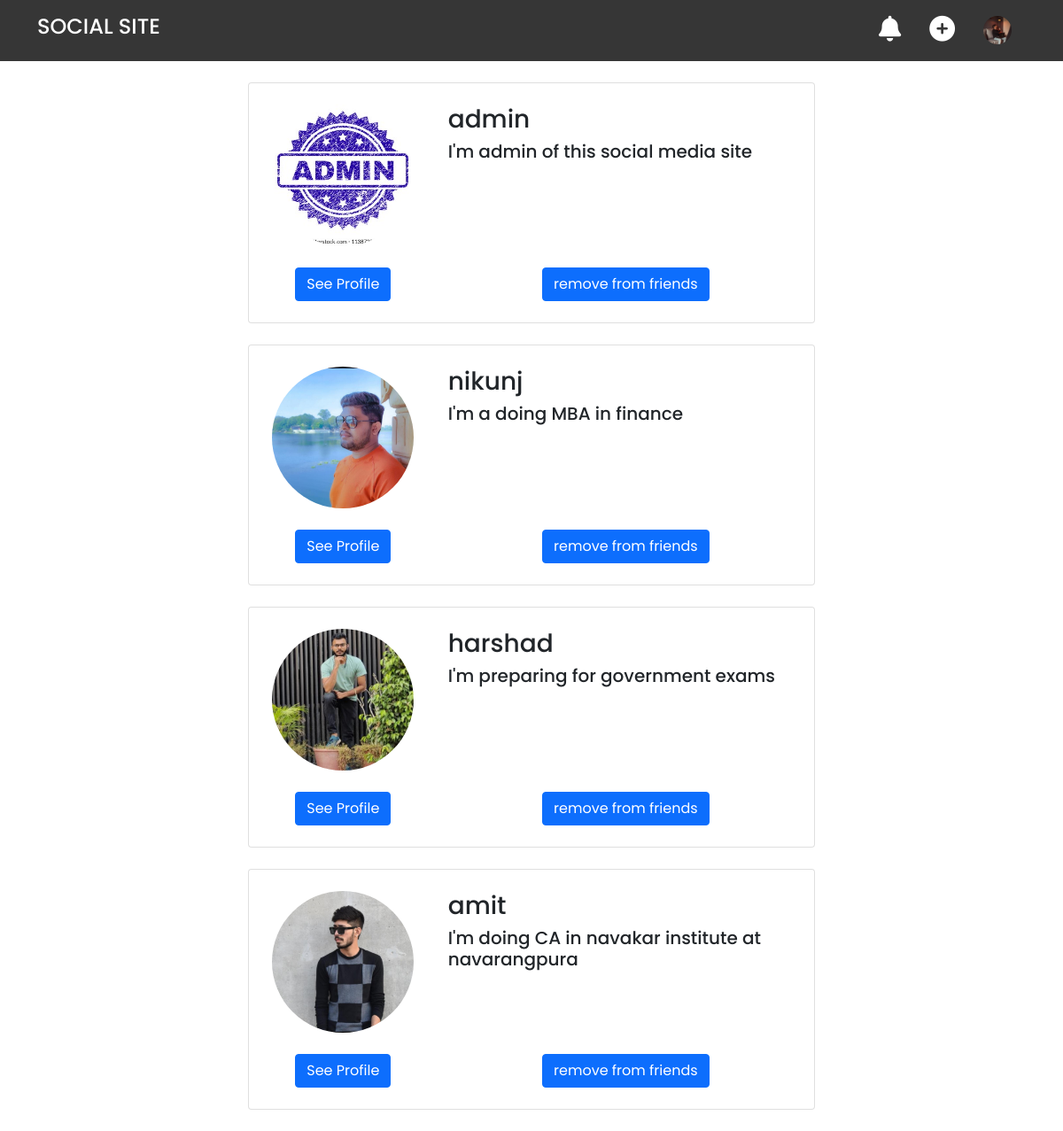
/profiles/my_friends_list/ (signed in), run on the app's committed database.
### profiles/models.py (models this page shows, shortened)
class Profile(models.Model):
    first_name = models.CharField(max_length=122, blank=True)
    last_name = models.CharField(max_length=122, blank=True)
    user = models.OneToOneField(User, on_delete=models.CASCADE)
    bio = models.TextField(default='No Bio...', max_length=200)
    email = models.EmailField(max_length=100, blank=True)
    country = models.CharField(max_length=50, blank=True)
    avatar = models.ImageField(default = 'avatar.png', upload_to = 'avatars/')
    friends = models.ManyToManyField(User, blank=True, related_name='friends')
    slug = models.SlugField(unique=True, blank=True)
    updated = models.DateTimeField(auto_now=True)
    created = models.DateTimeField(auto_now_add=True)
    objects = ProfileManager()
    def get_absolute_url(self):
        return reverse("profile-detail-view", kwargs={"slug": self.slug})
    __initial_first_name = None
    __initial_last_name = None
    def __init__(self, *args, **kwargs):
        super().__init__(*args, **kwargs)
        self.__initial_first_name = self.first_name
        self.__initial_last_name = self.last_name

### profiles/views.py (the view)
# urls.py: path('my_friends_list/', views.my_friends_list, name="my_friends_list"),
@login_required(login_url='/login/')
def my_friends_list(request):
    profile = Profile.objects.get(user = request.user)
    qs = Profile.objects.my_friend_list(profile.user)
    return render(request, 'profiles/my_friendlist.html', {'qs':qs, 'profile':profile})

### profiles/context_processors.py (called while the page is built)
def profile_pic(request):
    if request.user.is_authenticated:
        profile_obj =  Profile.objects.get(user = request.user)
        pic = profile_obj.avatar
        return {'picture':pic}
    return {}

def invitation_received(request):
    if request.user.is_authenticated:
        profile_obj =  Profile.objects.get(user = request.user)
        qs_count = Relationship.objects.invitation_received(profile_obj).count()
        return {'invites_num':qs_count}
    return {}

### profiles/models.py (called while the page is built)
    def my_friend_list(self, sender):
        profiles = Profile.objects.all().exclude(user = sender)
        profile = Profile.objects.get(user = sender)
        qs = Relationship.objects.filter(Q(sender = profile) | Q(receiver = profile))
        accepted = set([])
        for rel in qs:
            if rel.status == 'accepted':
                accepted.add(rel.receiver)
                accepted.add(rel.sender)
        available = [profile for profile in profiles if profile in accepted]
        return available

    def invitation_received(self, receiver):
        qs = Relationship.objects.filter(receiver = receiver, status = 'send')
        return qs

### profiles/templates/profiles/my_friendlist.html (shortened to what this page needs)
{% extends 'base.html' %}
{% block content %}
<div class="my-invites">
    {% for obj in qs %}
    <div class="card container my-4" style="width: 40rem;">
        <div class="row py-4">
            <div class="col-4">
                <img src="{{obj.avatar.url}}" alt="">
                <a href="{{obj.get_absolute_url}}" class="btn btn-primary mt-4">See Profile</a>
            </div>
            <div class="col-8">
                <div class="user-name-bio">
                    <h3>{{obj.user}}</h3>
                    <h5>{{obj.bio}}</h5>
                </div>
                <div class="user-invites">
                     {% if request.user in obj.friends.all %}
                        <form action="{% url 'remove-friend' %}" method='POST'>
                            <button type="submit" class="btn btn-primary">remove from friends</button>
                        </form>
                    {% endif %}
                </div>
            </div>
        </div>
    </div>
    {% endfor %}
</div>
{% endblock content %}

### static/style.css (style rules this page uses)
* { margin: 0; padding: 0; box-sizing: border-box; font-family: 'Poppins', sans-serif; transition: all 0.3s linear; }
:root { --dark:rgb(54, 54, 54); }
.my-invites .card .row .col-4 { display: flex; flex-direction: column; justify-content: center; align-items: center; }
.my-invites .card .row .col-4 img { height: 10rem; width: 10rem; object-fit: cover; border-radius: 50%; }
.my-invites .card .row .col-8 { display: flex; justify-content: space-between; flex-direction: column; }
.my-invites .card .row .col-8 .user-invites { display: flex; justify-content: space-around; align-items: center; }

### data on the page
Profile: avatar (picture), user "admin", bio "I'm admin of this social media site"
Profile: avatar (picture), user "nikunj", bio "I'm a doing MBA in finance"
Profile: avatar (picture), user "harshad", bio "I'm preparing for government exams"
Profile: avatar (picture), user "amit", bio "I'm doing CA in navakar institute at navarangpura"
